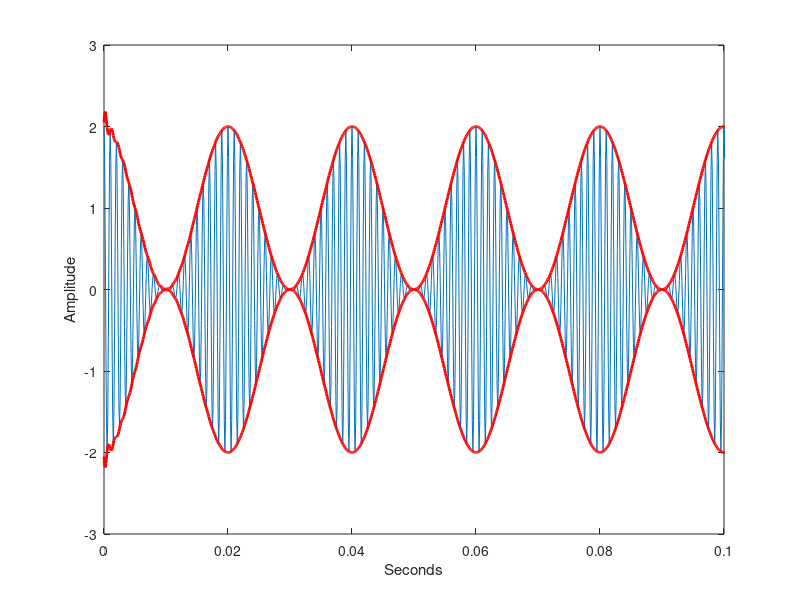

Recreate this plot in MATLAB. (Note: this script raises an error after producing the figure.)
t = 0:1e-4:1;
x = [1+cos(2*pi*50*t)].*cos(2*pi*1000*t);
plot(t,x); set(gca,'xlim',[0 0.1]);
xlabel('Seconds'); ylabel('Amplitude');

y = hilbert(x);
env = abs(y);
plot(t,x); hold on;
plot(t,abs(y),'r','linewidth',2);
plot(t,-abs(y),'r','linewidth',2);
set(gca,'xlim',[0 0.1]);
xlabel('Seconds'); ylabel('Amplitude');



figure(3)
[x fs]=wavread('.\Sample\sample.wav');
t = 0:1/fs:(length(x)-1)/fs;
%{
y = hilbert(abs(x));
env = abs(y);
%}
y=envelope(x,fs);
plot(t',x); hold on;
plot(t,abs(y),'r','linewidth',2);
plot(t,-abs(y),'r','linewidth',2);
set(gca,'xlim',[0 2]);
xlabel('Seconds'); ylabel('Amplitude');

